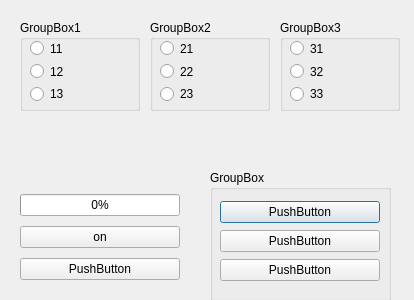
<?xml version="1.0" encoding="UTF-8"?>
<ui version="4.0">
 <class>ProgressBar</class>
 <widget class="QDialog" name="ProgressBar">
  <property name="geometry">
   <rect>
    <x>0</x>
    <y>0</y>
    <width>414</width>
    <height>300</height>
   </rect>
  </property>
  <property name="windowTitle">
   <string>ProgressBar</string>
  </property>
  <widget class="QGroupBox" name="groupBox">
   <property name="geometry">
    <rect>
     <x>210</x>
     <y>170</y>
     <width>181</width>
     <height>131</height>
    </rect>
   </property>
   <property name="title">
    <string>GroupBox</string>
   </property>
   <widget class="QWidget" name="verticalLayoutWidget_3">
    <property name="geometry">
     <rect>
      <x>10</x>
      <y>30</y>
      <width>160</width>
      <height>83</height>
     </rect>
    </property>
    <layout class="QVBoxLayout" name="verticalLayout_3">
     <item>
      <widget class="QPushButton" name="pb1">
       <property name="text">
        <string>PushButton</string>
       </property>
      </widget>
     </item>
     <item>
      <widget class="QPushButton" name="pb2">
       <property name="text">
        <string>PushButton</string>
       </property>
      </widget>
     </item>
     <item>
      <widget class="QPushButton" name="pb3">
       <property name="text">
        <string>PushButton</string>
       </property>
      </widget>
     </item>
    </layout>
   </widget>
  </widget>
  <widget class="QWidget" name="verticalLayoutWidget_4">
   <property name="geometry">
    <rect>
     <x>20</x>
     <y>190</y>
     <width>160</width>
     <height>96</height>
    </rect>
   </property>
   <layout class="QVBoxLayout" name="verticalLayout_4">
    <item>
     <widget class="QProgressBar" name="pbar">
      <property name="maximum">
       <number>100</number>
      </property>
      <property name="value">
       <number>0</number>
      </property>
      <property name="orientation">
       <enum>Qt::Horizontal</enum>
      </property>
     </widget>
    </item>
    <item>
     <widget class="QPushButton" name="btn_on">
      <property name="text">
       <string>on</string>
      </property>
     </widget>
    </item>
    <item>
     <widget class="QPushButton" name="pb">
      <property name="text">
       <string>PushButton</string>
      </property>
     </widget>
    </item>
   </layout>
  </widget>
  <widget class="QGroupBox" name="gb1">
   <property name="geometry">
    <rect>
     <x>20</x>
     <y>20</y>
     <width>120</width>
     <height>91</height>
    </rect>
   </property>
   <property name="title">
    <string>GroupBox1</string>
   </property>
   <widget class="QWidget" name="verticalLayoutWidget">
    <property name="geometry">
     <rect>
      <x>10</x>
      <y>20</y>
      <width>101</width>
      <height>62</height>
     </rect>
    </property>
    <layout class="QVBoxLayout" name="verticalLayout">
     <item>
      <widget class="QRadioButton" name="GBR1_1">
       <property name="text">
        <string>11</string>
       </property>
      </widget>
     </item>
     <item>
      <widget class="QRadioButton" name="GBR1_2">
       <property name="text">
        <string>12</string>
       </property>
      </widget>
     </item>
     <item>
      <widget class="QRadioButton" name="GBR1_3">
       <property name="text">
        <string>13</string>
       </property>
      </widget>
     </item>
    </layout>
   </widget>
  </widget>
  <widget class="QGroupBox" name="gb2">
   <property name="geometry">
    <rect>
     <x>150</x>
     <y>20</y>
     <width>120</width>
     <height>91</height>
    </rect>
   </property>
   <property name="title">
    <string>GroupBox2</string>
   </property>
   <widget class="QWidget" name="verticalLayoutWidget_2">
    <property name="geometry">
     <rect>
      <x>10</x>
      <y>20</y>
      <width>101</width>
      <height>62</height>
     </rect>
    </property>
    <layout class="QVBoxLayout" name="verticalLayout_2">
     <item>
      <widget class="QRadioButton" name="GBR2_1">
       <property name="text">
        <string>21</string>
       </property>
      </widget>
     </item>
     <item>
      <widget class="QRadioButton" name="GBR2_2">
       <property name="text">
        <string>22</string>
       </property>
      </widget>
     </item>
     <item>
      <widget class="QRadioButton" name="GBR2_3">
       <property name="text">
        <string>23</string>
       </property>
      </widget>
     </item>
    </layout>
   </widget>
  </widget>
  <widget class="QGroupBox" name="gb3">
   <property name="geometry">
    <rect>
     <x>280</x>
     <y>20</y>
     <width>120</width>
     <height>91</height>
    </rect>
   </property>
   <property name="title">
    <string>GroupBox3</string>
   </property>
   <widget class="QWidget" name="verticalLayoutWidget_5">
    <property name="geometry">
     <rect>
      <x>10</x>
      <y>20</y>
      <width>101</width>
      <height>62</height>
     </rect>
    </property>
    <layout class="QVBoxLayout" name="verticalLayout_5">
     <item>
      <widget class="QRadioButton" name="GBR3_1">
       <property name="text">
        <string>31</string>
       </property>
      </widget>
     </item>
     <item>
      <widget class="QRadioButton" name="GBR3_2">
       <property name="text">
        <string>32</string>
       </property>
      </widget>
     </item>
     <item>
      <widget class="QRadioButton" name="GBR3_3">
       <property name="text">
        <string>33</string>
       </property>
      </widget>
     </item>
    </layout>
   </widget>
  </widget>
  <widget class="QLabel" name="gb1Label">
   <property name="geometry">
    <rect>
     <x>25</x>
     <y>120</y>
     <width>111</width>
     <height>20</height>
    </rect>
   </property>
   <property name="text">
    <string/>
   </property>
  </widget>
  <widget class="QLabel" name="gb2Label">
   <property name="geometry">
    <rect>
     <x>155</x>
     <y>120</y>
     <width>111</width>
     <height>20</height>
    </rect>
   </property>
   <property name="text">
    <string/>
   </property>
  </widget>
  <widget class="QLabel" name="gb3Label">
   <property name="geometry">
    <rect>
     <x>295</x>
     <y>120</y>
     <width>101</width>
     <height>20</height>
    </rect>
   </property>
   <property name="text">
    <string/>
   </property>
  </widget>
 </widget>
 <resources/>
 <connections/>
</ui>
